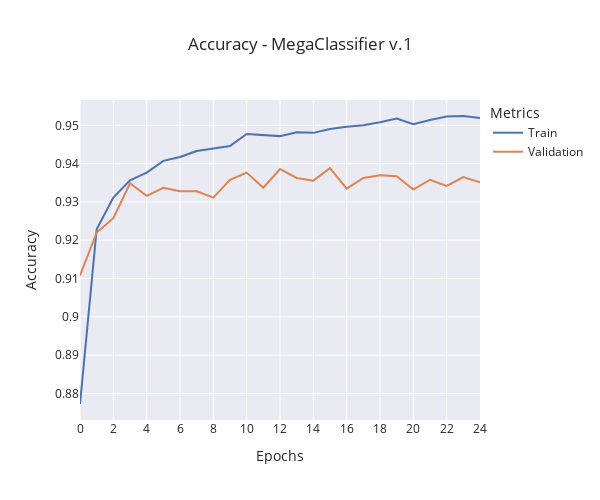

Notebook cell for this chart:
### Code cell
window_size = 0
train_data = (
    moving_average(train_metrics["accuracy"], window_size)
    if window_size != 0
    else train_metrics["accuracy"]
)
validation_data = (
    moving_average(validation_metrics["val_accuracy"], window_size)
    if window_size != 0
    else validation_metrics["val_accuracy"]
)

fig = go.Figure()

fig.add_trace(
    go.Scatter(
        y=train_data,
        x=np.arange(len(train_data)),
        mode="lines",
        name="Train",
    )
)

fig.add_trace(
    go.Scatter(
        y=validation_data,
        x=np.arange(len(validation_data)),
        mode="lines",
        name="Validation",
    )
)

fig.update_layout(
    title=f"Accuracy - {model_name} {version}",
    xaxis_title="Epochs",
    yaxis_title="Accuracy",
    legend_title="Metrics",
    template="seaborn",
    width=600,
    height=500,
    xaxis=dict(
        tickmode="linear",
        tick0=0,
        dtick=2,
    ),
)

fig.show()
fig.write_image(f"./reports/figures/accuracy/{complete_name}_train.png")

### Figure 1 — Plotly figure (JSON) as saved in the notebook; plotly's stock layout.template omitted (floating-point values rounded to 4 significant figures)
{"data": [{"mode": "lines", "name": "Train", "type": "scatter", "x": [0, 1, 2, 3, 4, 5, 6, 7, 8, 9, 10, 11, 12, 13, 14, 15, 16, 17, 18, 19, 20, 21, 22, 23, 24], "y": [0.8772, 0.9229, 0.9311, 0.9356, 0.9377, 0.9407, 0.9417, 0.9433, 0.9439, 0.9446, 0.9477, 0.9474, 0.9472, 0.9482, 0.948, 0.949, 0.9496, 0.95, 0.9508, 0.9518, 0.9503, 0.9514, 0.9523, 0.9524, 0.9519]}, {"mode": "lines", "name": "Validation", "type": "scatter", "x": [0, 1, 2, 3, 4, 5, 6, 7, 8, 9, 10, 11, 12, 13, 14, 15, 16, 17, 18, 19, 20, 21, 22, 23, 24], "y": [0.9108, 0.922, 0.9258, 0.9349, 0.9316, 0.9337, 0.9328, 0.9328, 0.9311, 0.9358, 0.9377, 0.9337, 0.9386, 0.9363, 0.9356, 0.9388, 0.9335, 0.9363, 0.937, 0.9367, 0.9332, 0.9358, 0.9342, 0.9365, 0.9351]}], "layout": {"height": 500, "legend": {"title": {"text": "Metrics"}}, "title": {"text": "Accuracy - MegaClassifier v.1"}, "width": 600, "xaxis": {"dtick": 2, "tick0": 0, "tickmode": "linear", "title": {"text": "Epochs"}}, "yaxis": {"title": {"text": "Accuracy"}}}}
